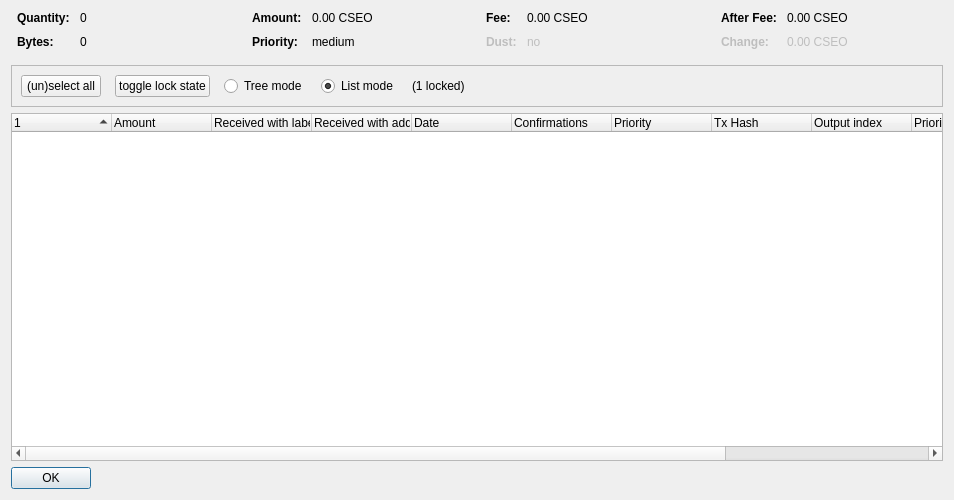
<?xml version="1.0" encoding="UTF-8"?>
<ui version="4.0">
 <class>CoinControlDialog</class>
 <widget class="QDialog" name="CoinControlDialog">
  <property name="geometry">
   <rect>
    <x>0</x>
    <y>0</y>
    <width>954</width>
    <height>500</height>
   </rect>
  </property>
  <property name="windowTitle">
   <string>Coin Selection</string>
  </property>
  <layout class="QVBoxLayout" name="verticalLayout">
   <item>
    <layout class="QHBoxLayout" name="horizontalLayoutTop" stretch="0,0,0,0">
     <property name="topMargin">
      <number>0</number>
     </property>
     <property name="bottomMargin">
      <number>10</number>
     </property>
     <item>
      <layout class="QFormLayout" name="formLayoutCoinControl1">
       <property name="horizontalSpacing">
        <number>10</number>
       </property>
       <property name="verticalSpacing">
        <number>10</number>
       </property>
       <property name="leftMargin">
        <number>6</number>
       </property>
       <property name="rightMargin">
        <number>6</number>
       </property>
       <item row="0" column="0">
        <widget class="QLabel" name="labelCoinControlQuantityText">
         <property name="font">
          <font>
           <weight>75</weight>
           <bold>true</bold>
          </font>
         </property>
         <property name="text">
          <string>Quantity:</string>
         </property>
        </widget>
       </item>
       <item row="0" column="1">
        <widget class="QLabel" name="labelCoinControlQuantity">
         <property name="cursor">
          <cursorShape>IBeamCursor</cursorShape>
         </property>
         <property name="contextMenuPolicy">
          <enum>Qt::ActionsContextMenu</enum>
         </property>
         <property name="text">
          <string notr="true">0</string>
         </property>
         <property name="textInteractionFlags">
          <set>Qt::LinksAccessibleByMouse|Qt::TextSelectableByKeyboard|Qt::TextSelectableByMouse</set>
         </property>
        </widget>
       </item>
       <item row="1" column="0">
        <widget class="QLabel" name="labelCoinControlBytesText">
         <property name="font">
          <font>
           <weight>75</weight>
           <bold>true</bold>
          </font>
         </property>
         <property name="text">
          <string>Bytes:</string>
         </property>
        </widget>
       </item>
       <item row="1" column="1">
        <widget class="QLabel" name="labelCoinControlBytes">
         <property name="cursor">
          <cursorShape>IBeamCursor</cursorShape>
         </property>
         <property name="contextMenuPolicy">
          <enum>Qt::ActionsContextMenu</enum>
         </property>
         <property name="text">
          <string notr="true">0</string>
         </property>
         <property name="textInteractionFlags">
          <set>Qt::LinksAccessibleByMouse|Qt::TextSelectableByKeyboard|Qt::TextSelectableByMouse</set>
         </property>
        </widget>
       </item>
      </layout>
     </item>
     <item>
      <layout class="QFormLayout" name="formLayoutCoinControl2">
       <property name="horizontalSpacing">
        <number>10</number>
       </property>
       <property name="verticalSpacing">
        <number>10</number>
       </property>
       <property name="leftMargin">
        <number>6</number>
       </property>
       <property name="rightMargin">
        <number>6</number>
       </property>
       <item row="0" column="0">
        <widget class="QLabel" name="labelCoinControlAmountText">
         <property name="font">
          <font>
           <weight>75</weight>
           <bold>true</bold>
          </font>
         </property>
         <property name="text">
          <string>Amount:</string>
         </property>
        </widget>
       </item>
       <item row="0" column="1">
        <widget class="QLabel" name="labelCoinControlAmount">
         <property name="cursor">
          <cursorShape>IBeamCursor</cursorShape>
         </property>
         <property name="contextMenuPolicy">
          <enum>Qt::ActionsContextMenu</enum>
         </property>
         <property name="text">
          <string notr="true">0.00 CSEO</string>
         </property>
         <property name="textInteractionFlags">
          <set>Qt::LinksAccessibleByMouse|Qt::TextSelectableByKeyboard|Qt::TextSelectableByMouse</set>
         </property>
        </widget>
       </item>
       <item row="1" column="0">
        <widget class="QLabel" name="labelCoinControlPriorityText">
         <property name="font">
          <font>
           <weight>75</weight>
           <bold>true</bold>
          </font>
         </property>
         <property name="text">
          <string>Priority:</string>
         </property>
        </widget>
       </item>
       <item row="1" column="1">
        <widget class="QLabel" name="labelCoinControlPriority">
         <property name="cursor">
          <cursorShape>IBeamCursor</cursorShape>
         </property>
         <property name="contextMenuPolicy">
          <enum>Qt::ActionsContextMenu</enum>
         </property>
         <property name="text">
          <string>medium</string>
         </property>
         <property name="textInteractionFlags">
          <set>Qt::LinksAccessibleByMouse|Qt::TextSelectableByKeyboard|Qt::TextSelectableByMouse</set>
         </property>
        </widget>
       </item>
      </layout>
     </item>
     <item>
      <layout class="QFormLayout" name="formLayoutCoinControl3">
       <property name="horizontalSpacing">
        <number>10</number>
       </property>
       <property name="verticalSpacing">
        <number>10</number>
       </property>
       <property name="leftMargin">
        <number>6</number>
       </property>
       <property name="rightMargin">
        <number>6</number>
       </property>
       <item row="0" column="0">
        <widget class="QLabel" name="labelCoinControlFeeText">
         <property name="font">
          <font>
           <weight>75</weight>
           <bold>true</bold>
          </font>
         </property>
         <property name="text">
          <string>Fee:</string>
         </property>
        </widget>
       </item>
       <item row="0" column="1">
        <widget class="QLabel" name="labelCoinControlFee">
         <property name="cursor">
          <cursorShape>IBeamCursor</cursorShape>
         </property>
         <property name="contextMenuPolicy">
          <enum>Qt::ActionsContextMenu</enum>
         </property>
         <property name="text">
          <string notr="true">0.00 CSEO</string>
         </property>
         <property name="textInteractionFlags">
          <set>Qt::LinksAccessibleByMouse|Qt::TextSelectableByKeyboard|Qt::TextSelectableByMouse</set>
         </property>
        </widget>
       </item>
       <item row="1" column="0">
        <widget class="QLabel" name="labelCoinControlLowOutputText">
         <property name="enabled">
          <bool>false</bool>
         </property>
         <property name="font">
          <font>
           <weight>75</weight>
           <bold>true</bold>
          </font>
         </property>
         <property name="text">
          <string>Dust:</string>
         </property>
        </widget>
       </item>
       <item row="1" column="1">
        <widget class="QLabel" name="labelCoinControlLowOutput">
         <property name="enabled">
          <bool>false</bool>
         </property>
         <property name="cursor">
          <cursorShape>IBeamCursor</cursorShape>
         </property>
         <property name="contextMenuPolicy">
          <enum>Qt::ActionsContextMenu</enum>
         </property>
         <property name="text">
          <string>no</string>
         </property>
         <property name="textInteractionFlags">
          <set>Qt::LinksAccessibleByMouse|Qt::TextSelectableByKeyboard|Qt::TextSelectableByMouse</set>
         </property>
        </widget>
       </item>
      </layout>
     </item>
     <item>
      <layout class="QFormLayout" name="formLayoutCoinControl4">
       <property name="horizontalSpacing">
        <number>10</number>
       </property>
       <property name="verticalSpacing">
        <number>10</number>
       </property>
       <property name="leftMargin">
        <number>6</number>
       </property>
       <property name="rightMargin">
        <number>6</number>
       </property>
       <item row="0" column="0">
        <widget class="QLabel" name="labelCoinControlAfterFeeText">
         <property name="font">
          <font>
           <weight>75</weight>
           <bold>true</bold>
          </font>
         </property>
         <property name="text">
          <string>After Fee:</string>
         </property>
        </widget>
       </item>
       <item row="0" column="1">
        <widget class="QLabel" name="labelCoinControlAfterFee">
         <property name="cursor">
          <cursorShape>IBeamCursor</cursorShape>
         </property>
         <property name="contextMenuPolicy">
          <enum>Qt::ActionsContextMenu</enum>
         </property>
         <property name="text">
          <string notr="true">0.00 CSEO</string>
         </property>
         <property name="textInteractionFlags">
          <set>Qt::LinksAccessibleByMouse|Qt::TextSelectableByKeyboard|Qt::TextSelectableByMouse</set>
         </property>
        </widget>
       </item>
       <item row="1" column="0">
        <widget class="QLabel" name="labelCoinControlChangeText">
         <property name="enabled">
          <bool>false</bool>
         </property>
         <property name="font">
          <font>
           <weight>75</weight>
           <bold>true</bold>
          </font>
         </property>
         <property name="text">
          <string>Change:</string>
         </property>
        </widget>
       </item>
       <item row="1" column="1">
        <widget class="QLabel" name="labelCoinControlChange">
         <property name="enabled">
          <bool>false</bool>
         </property>
         <property name="cursor">
          <cursorShape>IBeamCursor</cursorShape>
         </property>
         <property name="contextMenuPolicy">
          <enum>Qt::ActionsContextMenu</enum>
         </property>
         <property name="text">
          <string notr="true">0.00 CSEO</string>
         </property>
         <property name="textInteractionFlags">
          <set>Qt::LinksAccessibleByMouse|Qt::TextSelectableByKeyboard|Qt::TextSelectableByMouse</set>
         </property>
        </widget>
       </item>
      </layout>
     </item>
    </layout>
   </item>
   <item>
    <widget class="QFrame" name="frame">
     <property name="minimumSize">
      <size>
       <width>0</width>
       <height>40</height>
      </size>
     </property>
     <property name="frameShape">
      <enum>QFrame::StyledPanel</enum>
     </property>
     <property name="frameShadow">
      <enum>QFrame::Sunken</enum>
     </property>
     <layout class="QHBoxLayout" name="horizontalLayout">
      <item>
       <layout class="QHBoxLayout" name="horizontalLayoutPanel" stretch="0,0,0,0,0,0">
        <property name="spacing">
         <number>14</number>
        </property>
        <item>
         <widget class="QPushButton" name="pushButtonSelectAll">
          <property name="sizePolicy">
           <sizepolicy hsizetype="Maximum" vsizetype="Fixed">
            <horstretch>0</horstretch>
            <verstretch>0</verstretch>
           </sizepolicy>
          </property>
          <property name="text">
           <string>(un)select all</string>
          </property>
          <property name="autoDefault">
           <bool>false</bool>
          </property>
         </widget>
        </item>
        <item>
         <widget class="QPushButton" name="pushButtonToggleLock">
          <property name="sizePolicy">
           <sizepolicy hsizetype="Maximum" vsizetype="Fixed">
            <horstretch>0</horstretch>
            <verstretch>0</verstretch>
           </sizepolicy>
          </property>
          <property name="text">
           <string>toggle lock state</string>
          </property>
          <property name="autoDefault">
           <bool>false</bool>
          </property>
         </widget>
        </item>
        <item>
         <widget class="QRadioButton" name="radioTreeMode">
          <property name="sizePolicy">
           <sizepolicy hsizetype="Maximum" vsizetype="Fixed">
            <horstretch>0</horstretch>
            <verstretch>0</verstretch>
           </sizepolicy>
          </property>
          <property name="text">
           <string>Tree mode</string>
          </property>
         </widget>
        </item>
        <item>
         <widget class="QRadioButton" name="radioListMode">
          <property name="sizePolicy">
           <sizepolicy hsizetype="Maximum" vsizetype="Fixed">
            <horstretch>0</horstretch>
            <verstretch>0</verstretch>
           </sizepolicy>
          </property>
          <property name="text">
           <string>List mode</string>
          </property>
          <property name="checked">
           <bool>true</bool>
          </property>
         </widget>
        </item>
        <item>
         <widget class="QLabel" name="labelLocked">
          <property name="text">
           <string>(1 locked)</string>
          </property>
         </widget>
        </item>
        <item>
         <spacer name="horizontalSpacer">
          <property name="orientation">
           <enum>Qt::Horizontal</enum>
          </property>
          <property name="sizeHint" stdset="0">
           <size>
            <width>40</width>
            <height>20</height>
           </size>
          </property>
         </spacer>
        </item>
       </layout>
      </item>
     </layout>
    </widget>
   </item>
   <item>
    <widget class="CoinControlTreeWidget" name="treeWidget">
     <property name="contextMenuPolicy">
      <enum>Qt::CustomContextMenu</enum>
     </property>
     <property name="sortingEnabled">
      <bool>false</bool>
     </property>
     <property name="columnCount">
      <number>12</number>
     </property>
     <attribute name="headerShowSortIndicator" stdset="0">
      <bool>true</bool>
     </attribute>
     <attribute name="headerStretchLastSection">
      <bool>false</bool>
     </attribute>
     <column>
      <property name="text">
       <string/>
      </property>
     </column>
     <column>
      <property name="text">
       <string>Amount</string>
      </property>
     </column>
     <column>
      <property name="text">
       <string>Received with label</string>
      </property>
     </column>
     <column>
      <property name="text">
       <string>Received with address</string>
      </property>
     </column>
     <column>
      <property name="text">
       <string>Date</string>
      </property>
     </column>
     <column>
      <property name="text">
       <string>Confirmations</string>
      </property>
      <property name="toolTip">
       <string>Confirmed</string>
      </property>
     </column>
     <column>
      <property name="text">
       <string>Priority</string>
      </property>
     </column>
     <column>
      <property name="text">
       <string>Tx Hash</string>
      </property>
     </column>
     <column>
      <property name="text">
       <string>Output index</string>
      </property>
     </column>
     <column>
      <property name="text">
       <string>Priority</string>
      </property>
     </column>
     <column>
      <property name="text">
       <string>Cryptseosend Rounds</string>
      </property>
     </column>
     <column>
      <property name="text">
       <string>Date</string>
      </property>
     </column>
    </widget>
   </item>
   <item>
    <widget class="QDialogButtonBox" name="buttonBox">
     <property name="sizePolicy">
      <sizepolicy hsizetype="Maximum" vsizetype="Fixed">
       <horstretch>0</horstretch>
       <verstretch>0</verstretch>
      </sizepolicy>
     </property>
     <property name="orientation">
      <enum>Qt::Horizontal</enum>
     </property>
     <property name="standardButtons">
      <set>QDialogButtonBox::Ok</set>
     </property>
    </widget>
   </item>
  </layout>
 </widget>
 <customwidgets>
  <customwidget>
   <class>CoinControlTreeWidget</class>
   <extends>QTreeWidget</extends>
   <header>coincontroltreewidget.h</header>
  </customwidget>
 </customwidgets>
 <resources/>
 <connections/>
</ui>
